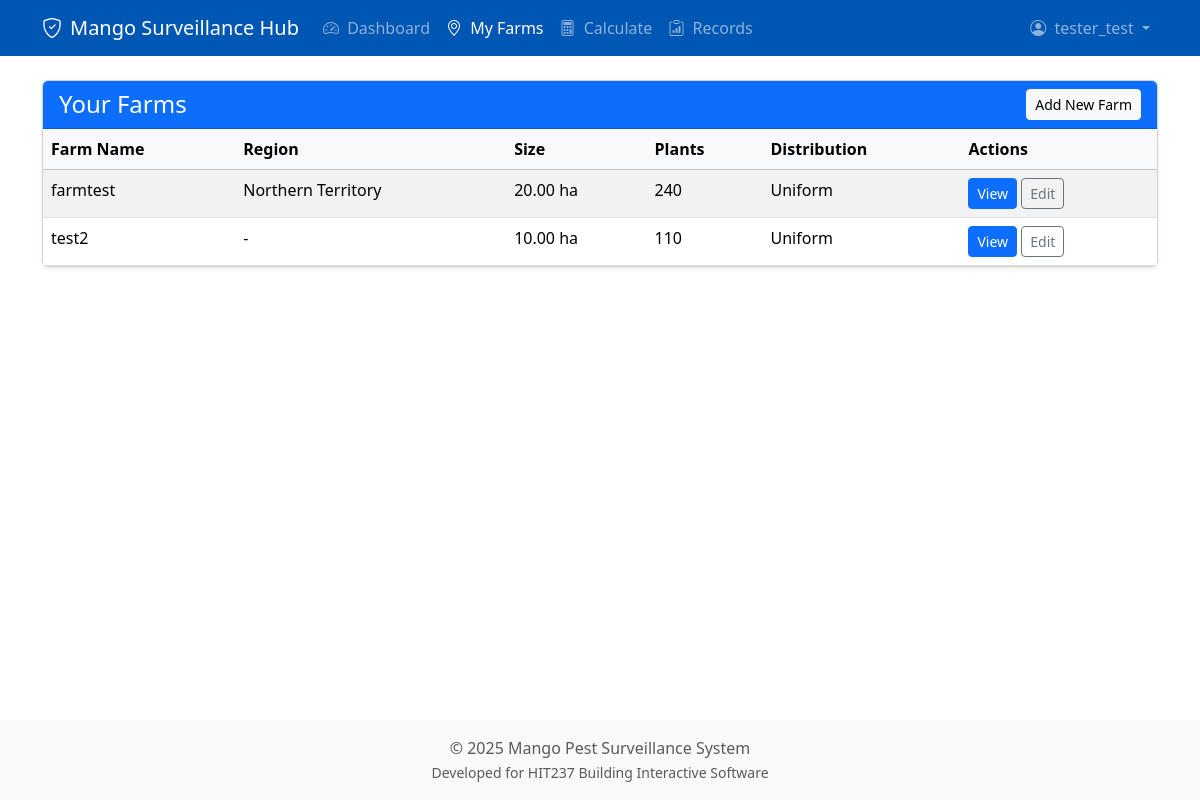
Page /myfarms/ (signed in) on the earlier database version.
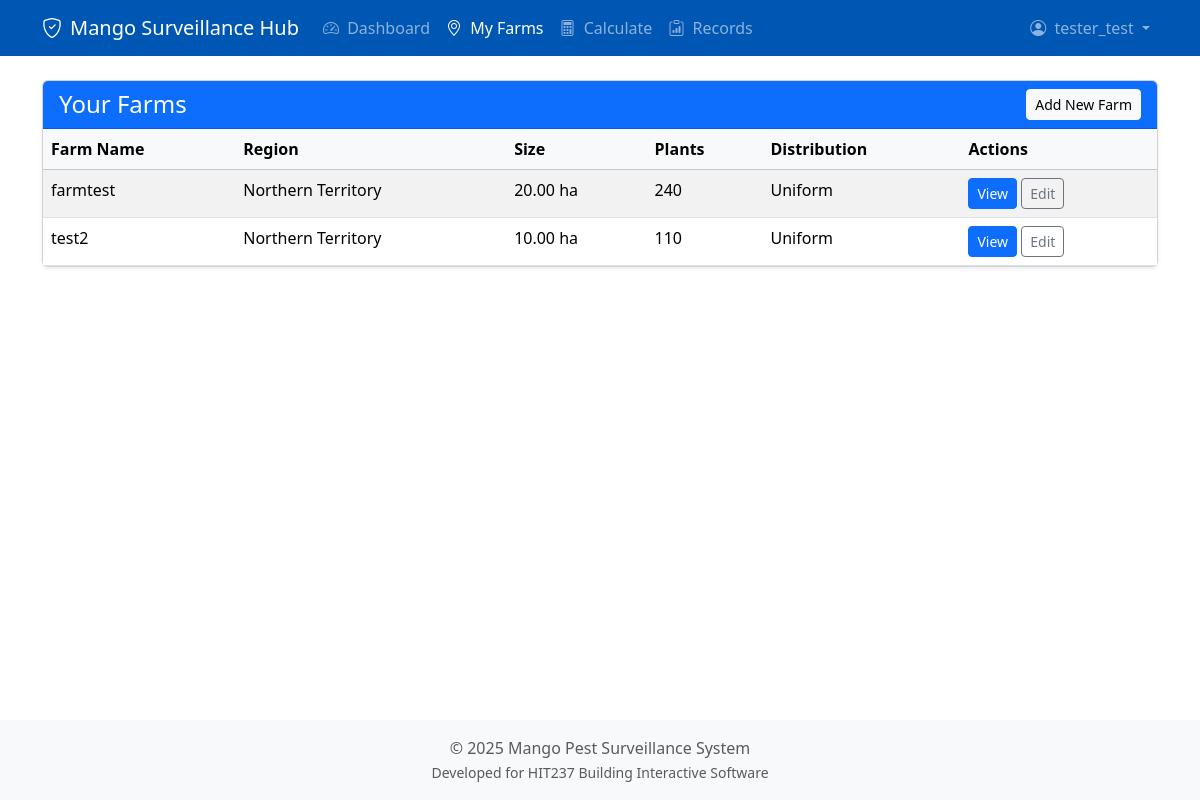
Same page on the later database version.
### core/models.py (models this page shows, shortened)
class Farm(models.Model):
    owner = models.ForeignKey(
        Grower,
        on_delete=models.CASCADE,
        related_name='farms',
        db_index=True
    )
    name = models.CharField(max_length=100, db_index=True)
    region = models.ForeignKey(
        Region,
        on_delete=models.SET_NULL,
        null=True,
        blank=True,
        related_name='farms'
    )
    size_hectares = models.DecimalField(
        max_digits=10,
        decimal_places=2,
        null=True,
        blank=True,
        help_text="Total farm size in hectares"
    )
    stocking_rate = models.IntegerField(
        null=True,
        blank=True,
        help_text="Number of plants per hectare"
    )
    plant_type = models.ForeignKey(
        PlantType,
        on_delete=models.SET_NULL,
        null=True,
        blank=True,
        related_name='farms'
    )
    distribution_pattern = models.CharField(
        max_length=20,
        choices=DISTRIBUTION_CHOICES,
        default='uniform'
    )
    location_description = models.CharField(
        max_length=255,
        blank=True,
        null=True,
        help_text="e.g., \"Near Katherine River\", \"Smith Property via XYZ Road\""
    )
    geoscape_address_id = models.CharField(
        max_length=50,
        blank=True,
        null=True,
        unique=True,
        help_text="Unique identifier from Geoscape API for the selected address"
    )
    formatted_address = models.CharField(
        max_length=500,
        blank=True,
        null=True,
        help_text="Full address string selected via Geoscape API"
    )
    has_exact_address = models.BooleanField(
        default=False,
        help_text="Indicates if the user provided an exact address via search"
    )
    boundary = models.JSONField(
        null=True,
        blank=True,
        help_text="Cadastral boundary polygon data (e.g., GeoJSON) from Geoscape API"
    )
    class Meta:
        ordering = ['name']
        indexes = [
            models.Index(fields=['name']),
            models.Index(fields=['owner']),
            models.Index(fields=['plant_type']),
            models.Index(fields=['region']),
        ]
    def total_plants(self):
        if self.size_hectares is None or self.stocking_rate is None:
            return None
        return int(float(self.size_hectares) * self.stocking_rate)
    def last_surveillance_date(self):
        latest = self.surveillance_records.order_by('-date_performed').first()
        return latest.date_performed if latest else None
    def days_since_last_surveillance(self):
        last_date = self.last_surveillance_date()
        if not last_date:
            return None
        if isinstance(last_date, datetime):
            last_date = last_date.date()
        today = timezone.now().date()
        return (today - last_date).days

class Region(models.Model):
    name = models.CharField(max_length=100, unique=True)
    climate_zone = models.CharField(max_length=50, blank=True, null=True)
    state_abbreviation = models.CharField(
        max_length=3,
        blank=True,
        null=True,
        help_text="State/Territory abbreviation (e.g., NT, QLD, WA)"
    )

### core/views.py (the view)
# urls.py: path('myfarms/', views.home_view, name='myfarms'),
@login_required
def home_view(request):
    farms = get_user_farms(request.user)
    sorted_farms = sorted(farms, key=lambda farm: (
        farm.days_since_last_surveillance() is None, # Farms never checked come first
        -1 if farm.days_since_last_surveillance() is None else farm.days_since_last_surveillance(), # Then sort by days since last check (descending)
        farm.name # Finally sort alphabetically
    ))
    return render(request, 'core/home.html', {'farms': sorted_farms})

### core/services/farm_service.py (called while the page is built)
def get_user_farms(user: User) -> List[Farm]:
    try:
        grower = user.grower_profile
        return Farm.objects.filter(owner=grower)
    except Grower.DoesNotExist:
        logger.warning(f"No grower profile found for user {user.username}")
        return []
    except Exception as e:
        logger.exception(f"Error retrieving farms for user {user.username}: {e}")
        return []

### core/templates/core/home.html (shortened to what this page needs)
{% extends 'core/base.html' %}
{% block content %}
<div class="card shadow-sm mb-4">
    <div class="card-header text-white d-flex justify-content-between align-items-center" style="background-color: #0d6efd;">
        <h4 class="mb-0">Your Farms</h4>
        <a href="{% url 'core:create_farm' %}" class="btn btn-light btn-sm">Add New Farm</a>
    </div>
    <div class="card-body p-0">
        {% if farms %}
            <div class="table-responsive">
                <table class="table table-striped table-hover mb-0">
                    <thead class="table-light">
                        <tr>
                            <th>Farm Name</th>
                            <th>Region</th>
                            <th>Size</th>
                            <th>Plants</th>
                            <th>Distribution</th>
                            <th>Actions</th>
                        </tr>
                    </thead>
                    <tbody>
                        {% for farm in farms %}
                        <tr>
                            <td>{{ farm.name }}</td>
                            <td>{{ farm.region.name|default:"-" }}</td>
                            <td>{{ farm.size_hectares|default:"-" }} ha</td>
                            <td>{{ farm.total_plants|default:"-" }}</td>
                            <td>{{ farm.get_distribution_pattern_display }}</td>
                            <td>
                                <a href="{% url 'core:farm_detail' farm.id %}" class="btn btn-primary btn-sm">View</a>
                                <a href="{% url 'core:edit_farm' farm.id %}" class="btn btn-outline-secondary btn-sm">Edit</a>
                            </td>
                        </tr>
                        {% endfor %}
                    </tbody>
                </table>
            </div>
        {% else %}
            <div class="card-body text-center">
                 <p class="text-muted">You haven't added any farms yet.</p>
                 <a href="{% url 'core:create_farm' %}" class="btn btn-primary">Add Your First Farm</a>
            </div>
        {% endif %}
    </div>
</div>
{% endblock %}

Differences in the rows shown:
changed Farm "test2": region.name "-" → "Northern Territory"
